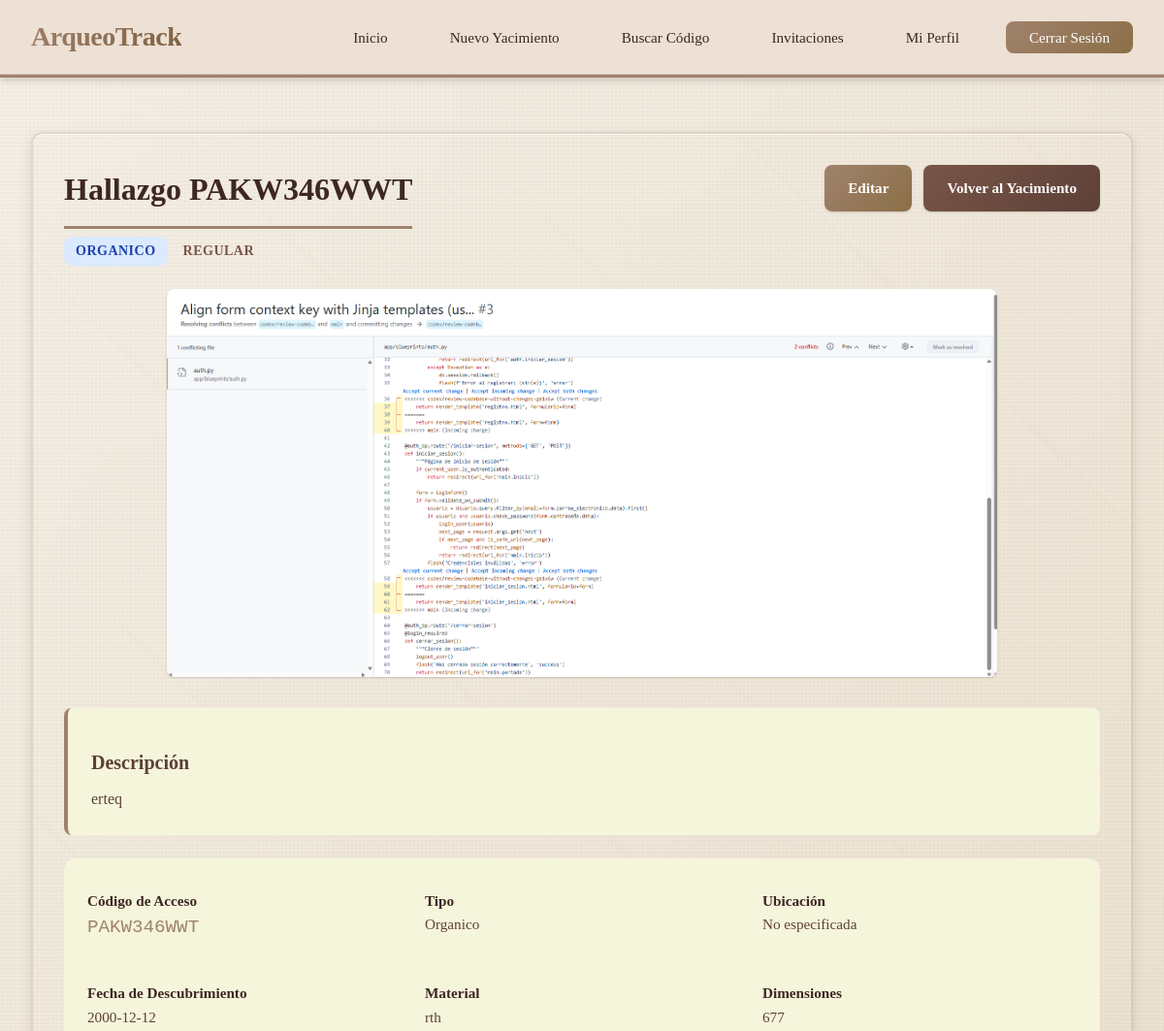
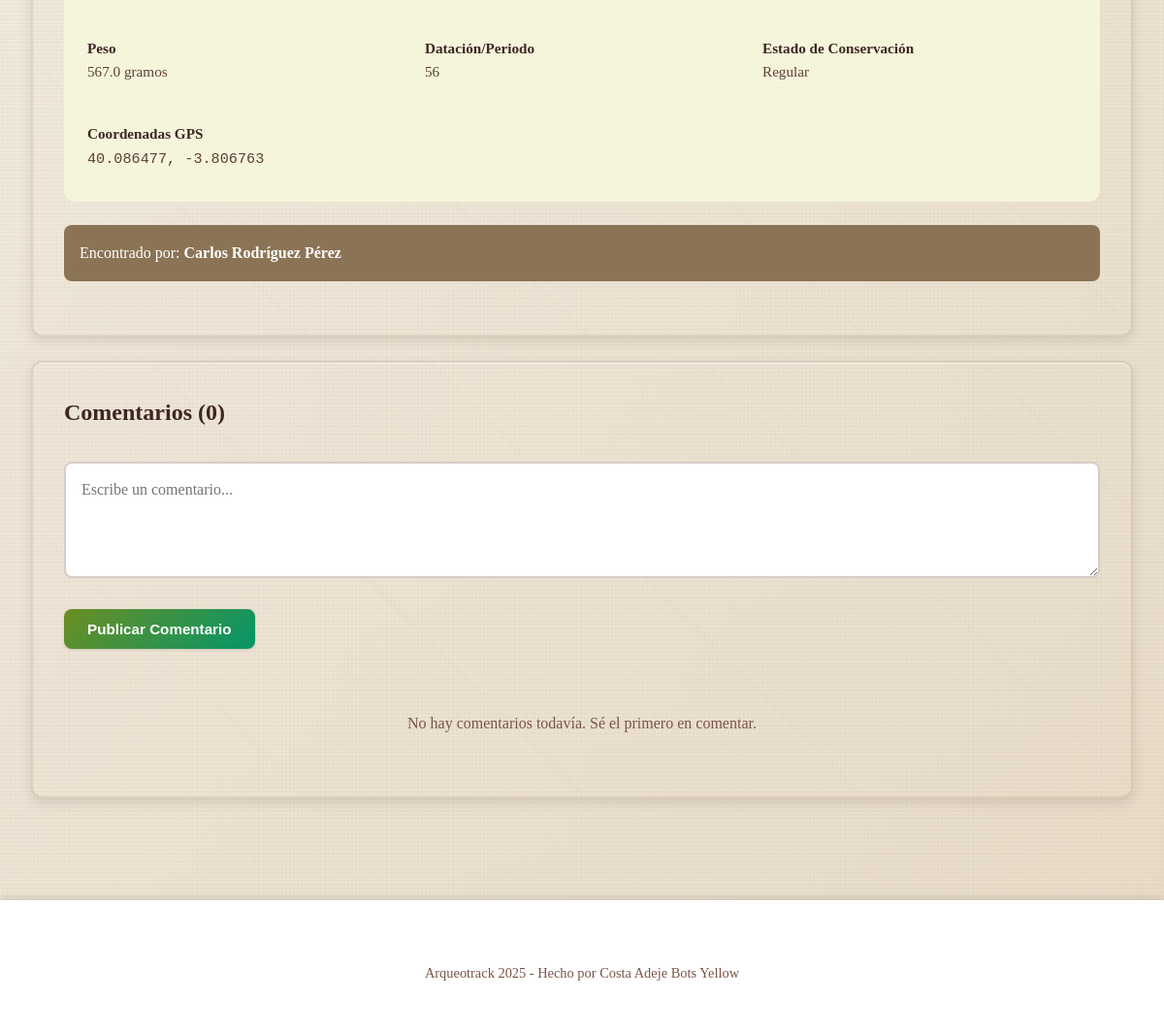
The page /hallazgo/1 (signed in) on the database its author committed (2 pictures, top to bottom).
### app/models/hallazgo.py (models this page shows, shortened)
class Hallazgo(db.Model):
    __tablename__ = 'hallazgos'
    id = db.Column(db.Integer, primary_key=True)
    codigo_acceso = db.Column(db.String(10), unique=True, nullable=False, index=True)
    user_id = db.Column(db.Integer, db.ForeignKey('usuarios.id'), nullable=False, index=True)
    yacimiento_id = db.Column(db.Integer, db.ForeignKey('yacimientos.id'), index=True)
    sector_id = db.Column(db.Integer, db.ForeignKey('sectores.id'), index=True)
    encontrado_por_id = db.Column(db.Integer, db.ForeignKey('usuarios.id'))
    tipo = db.Column(db.String(100))
    material = db.Column(db.String(100))
    datacion = db.Column(db.String(100))
    descripcion = db.Column(db.Text)
    notas = db.Column(db.Text)
    ubicacion = db.Column(db.String(200))
    lat = db.Column(db.Float)
    lng = db.Column(db.Float)
    altitud = db.Column(db.Float)
    dimensiones = db.Column(db.String(100))
    peso = db.Column(db.Float)  # En gramos
    estado_conservacion = db.Column(db.String(50))
    foto = db.Column(db.String(200))
    fecha = db.Column(db.Date)
    proceso_extraccion = db.Column(db.Text)
    destino = db.Column(db.String(200))
    fecha_registro = db.Column(db.DateTime, default=datetime.utcnow, nullable=False)
    fecha_actualizacion = db.Column(db.DateTime, default=datetime.utcnow, onupdate=datetime.utcnow)
    propietario = db.relationship(
        'Usuario',
        back_populates='hallazgos',
        foreign_keys=[user_id]
    )
    encontrado_por = db.relationship(
        'Usuario',
        back_populates='hallazgos_encontrados',
        foreign_keys=[encontrado_por_id]
    )
    yacimiento = db.relationship(
        'Yacimiento',
        back_populates='hallazgos'
    )
    sector = db.relationship(
        'Sector',
        back_populates='hallazgos'
    )
    comentarios = db.relationship(
        'Comentario',
        back_populates='hallazgo',
        cascade='all, delete-orphan',
        lazy='dynamic',
        order_by='Comentario.fecha.desc()'
    )
    eventos = db.relationship(
        'Evento',
        back_populates='hallazgo',
        lazy='dynamic'
    )
    __table_args__ = (
        db.Index('idx_hallazgos_yacimiento_fecha', 'yacimiento_id', 'fecha'),
        db.Index('idx_hallazgos_tipo', 'tipo'),
    )

### app/models/user.py (models this page shows, shortened)
class Usuario(db.Model, UserMixin):
    __tablename__ = 'usuarios'
    id = db.Column(db.Integer, primary_key=True)
    nombre_usuario = db.Column(db.String(80), unique=True, nullable=False, index=True)
    email = db.Column(db.String(120), unique=True, nullable=False, index=True)
    contraseña = db.Column('password_hash', db.String(200), nullable=False)
    nombre = db.Column(db.String(100), nullable=False)
    apellidos = db.Column(db.String(100), nullable=False)
    fecha_nacimiento = db.Column(db.Date, nullable=False)
    ocupacion = db.Column(db.String(50), nullable=True)
    fecha_registro = db.Column(db.DateTime, default=datetime.utcnow)
    activo = db.Column(db.Boolean, default=True)
    rol = db.Column(db.String(20), default='arqueologo')
    yacimientos = db.relationship('Yacimiento', back_populates='propietario', lazy='dynamic')
    hallazgos = db.relationship('Hallazgo', back_populates='propietario', lazy='dynamic', foreign_keys='Hallazgo.user_id')
    hallazgos_encontrados = db.relationship('Hallazgo', back_populates='encontrado_por', lazy='dynamic', foreign_keys='Hallazgo.encontrado_por_id')
    eventos = db.relationship('Evento', back_populates='usuario', lazy='dynamic')
    comentarios = db.relationship('Comentario', back_populates='usuario', lazy='dynamic')
    fases_responsable = db.relationship('FaseProyecto', back_populates='responsable', lazy='dynamic')
    invitaciones_enviadas = db.relationship('Invitacion', back_populates='invitado_por', lazy='dynamic', foreign_keys='Invitacion.invitado_por_id')
    invitaciones_recibidas = db.relationship('Invitacion', back_populates='invitado', lazy='dynamic', foreign_keys='Invitacion.invitado_id')
    def has_permission(self, yacimiento_id, permission):
        from app.models.invitacion import Invitacion
        from app.models.yacimiento import Yacimiento
        yacimiento = Yacimiento.query.get(yacimiento_id)
        if not yacimiento:
            return False, None
        if self.id == yacimiento.user_id:
            return True, 'propietario'
        invitacion = Invitacion.query.filter_by(
            yacimiento_id=yacimiento_id,
            invitado_id=self.id,
            estado='aceptada'
        ).first()
        if not invitacion:
            return False, None
        tiene_permiso = tiene_permiso_rol(invitacion.rol, permission)
        return tiene_permiso, invitacion.rol

### app/blueprints/hallazgo.py (the view)
@hallazgo_bp.route('/hallazgo/<int:hallazgo_id>')
@login_required
def detalle(hallazgo_id):
    hallazgo = Hallazgo.query.get_or_404(hallazgo_id)
    puede_ver, _ = current_user.has_permission(hallazgo.yacimiento_id, 'read')
    if hallazgo.user_id != current_user.id and not puede_ver:
        abort(403)
    puede_editar_rol, _ = current_user.has_permission(hallazgo.yacimiento_id, 'edit')
    puede_editar = hallazgo.user_id == current_user.id or puede_editar_rol
    comentarios = Comentario.query.filter_by(hallazgo_id=hallazgo_id).order_by(Comentario.fecha.desc()).all()
    return render_template(
        'hallazgos/detalle.html',
        hallazgo=hallazgo,
        comentarios=comentarios,
        puede_editar=puede_editar,
        time_ago=time_ago
    )

### templates/hallazgos/detalle.html (shortened to what this page needs)
{% extends "base.html" %}
{% block content %}
<div class="main-content">
    <div class="card">
        <div style="display: flex; justify-content: space-between; align-items: start; flex-wrap: wrap; gap: 1rem; margin-bottom: 1.5rem;">
            <div>
                <h1 style="margin-bottom: 0.5rem;">Hallazgo {{ hallazgo.codigo_acceso }}</h1>
                <p style="color: var(--gray); margin: 0;">
                    <span class="badge badge-info">{{ hallazgo.tipo|title if hallazgo.tipo else 'Sin clasificar' }}</span>
                    {% if hallazgo.estado_conservacion %}
                    <span class="badge badge-secondary">{{ hallazgo.estado_conservacion|title }}</span>
                    {% endif %}
                </p>
            </div>
            <div class="button-group" style="margin: 0;">
                <a href="/editar_hallazgo/{{ hallazgo.id }}" class="btn">Editar</a>
                <a href="/yacimiento/{{ hallazgo.yacimiento_id }}" class="btn btn-secondary">Volver al Yacimiento</a>
            </div>
        </div>
        {% if hallazgo.foto %}
        <div style="margin: 1.5rem 0; text-align: center;">
            <img src="/uploads/{{ hallazgo.foto }}" alt="Foto del hallazgo" style="max-width: 100%; max-height: 400px; border-radius: var(--border-radius); box-shadow: var(--shadow);">
        </div>
        {% endif %}
        {% if hallazgo.descripcion %}
        <div style="margin: 1.5rem 0; padding: 1.5rem; background: var(--light-gray); border-radius: var(--border-radius); border-left: 4px solid var(--primary-color);">
            <h3>Descripción</h3>
            <p style="color: var(--dark-secondary); line-height: 1.7; margin: 0.5rem 0 0 0;">
                {{ hallazgo.descripcion }}
            </p>
        </div>
        {% endif %}
        <div class="detail-grid" style="display: grid; grid-template-columns: repeat(auto-fit, minmax(250px, 1fr)); gap: 1.5rem; padding: 1.5rem; background: var(--light-gray); border-radius: var(--border-radius-lg);">
            <div class="detail-item">
                <strong>Código de Acceso</strong><br>
                <span style="color: var(--primary-color); font-family: monospace; font-size: 1.2rem;">{{ hallazgo.codigo_acceso }}</span>
            </div>
            <div class="detail-item">
                <strong>Tipo</strong><br>
                <span style="color: var(--dark-secondary);">{{ hallazgo.tipo|title if hallazgo.tipo else 'No especificado' }}</span>
            </div>
            <div class="detail-item">
                <strong>Ubicación</strong><br>
                <span style="color: var(--dark-secondary);">{{ hallazgo.ubicacion or 'No especificada' }}</span>
            </div>
            <div class="detail-item">
                <strong>Fecha de Descubrimiento</strong><br>
                <span style="color: var(--dark-secondary);">{{ hallazgo.fecha or 'No especificada' }}</span>
            </div>
            {% if hallazgo.material %}
            <div class="detail-item">
                <strong>Material</strong><br>
                <span style="color: var(--dark-secondary);">{{ hallazgo.material }}</span>
            </div>
            {% endif %}
            {% if hallazgo.dimensiones %}
            <div class="detail-item">
                <strong>Dimensiones</strong><br>
                <span style="color: var(--dark-secondary);">{{ hallazgo.dimensiones }}</span>
            </div>
            {% endif %}
            {% if hallazgo.peso %}
            <div class="detail-item">
                <strong>Peso</strong><br>
                <span style="color: var(--dark-secondary);">{{ hallazgo.peso }} gramos</span>
            </div>
            {% endif %}
            {% if hallazgo.datacion %}
            <div class="detail-item">
                <strong>Datación/Periodo</strong><br>
                <span style="color: var(--dark-secondary);">{{ hallazgo.datacion }}</span>
            </div>
            {% endif %}
            {% if hallazgo.estado_conservacion %}
            <div class="detail-item">
                <strong>Estado de Conservación</strong><br>
                <span style="color: var(--dark-secondary);">{{ hallazgo.estado_conservacion|title }}</span>
            </div>
            {% endif %}
            {% if hallazgo.lat and hallazgo.lng %}
            <div class="detail-item" style="grid-column: span 2;">
                <strong>Coordenadas GPS</strong><br>
                <span style="color: var(--dark-secondary); font-family: monospace;">{{ hallazgo.lat }}, {{ hallazgo.lng }}</span>
            </div>
            {% endif %}
        </div>
        {% if hallazgo.encontrado_por %}
        <div style="margin: 1.5rem 0; padding: 1rem; background: var(--info-color); color: white; border-radius: var(--border-radius);">
            Encontrado por: <strong>{{ hallazgo.encontrado_por.nombre }} {{ hallazgo.encontrado_por.apellidos }}</strong>
        </div>
        {% endif %}
    </div>
    <div class="card">
        <h2 style="margin-bottom: 1.5rem; border: none;">Comentarios ({{ comentarios|length }})</h2>
        <form method="POST" action="/comentar_hallazgo/{{ hallazgo.id }}" style="margin-bottom: 2rem;">
            <div class="form-group">
                <textarea name="texto" class="form-control" rows="3" placeholder="Escribe un comentario..." required></textarea>
            </div>
            <button type="submit" class="btn btn-success">Publicar Comentario</button>
        </form>
        {% if comentarios %}
        <div style="display: flex; flex-direction: column; gap: 1rem;">
            {% for comentario in comentarios %}
            <div style="padding: 1rem; background: var(--light-gray); border-radius: var(--border-radius); border-left: 3px solid var(--primary-color);">
                <div style="display: flex; justify-content: space-between; align-items: start; margin-bottom: 0.5rem;">
                    <strong style="color: var(--primary-color);">{{ comentario.usuario.nombre_usuario }}</strong>
                    <span style="color: var(--gray); font-size: var(--font-sm);">{{ comentario.fecha.strftime('%d/%m/%Y %H:%M') }}</span>
                </div>
                <p style="margin: 0; color: var(--dark-secondary);">{{ comentario.texto }}</p>
                {% if comentario.usuario_id == current_user.id or hallazgo.user_id == current_user.id %}
                <form method="POST" action="/eliminar_comentario/{{ comentario.id }}" style="margin-top: 0.5rem;">
                    <input type="hidden" name="csrf_token" value="{{ csrf_token() }}">
                    <button type="submit" class="btn btn-danger" style="padding: 0.25rem 0.5rem; font-size: var(--font-sm);" onclick="return confirm('¿Eliminar este comentario?')">Eliminar</button>
                </form>
                {% endif %}
            </div>
            {% endfor %}
        </div>
        {% else %}
        <p style="color: var(--gray); text-align: center; padding: 2rem;">No hay comentarios todavía. Sé el primero en comentar.</p>
        {% endif %}
    </div>
</div>
{% endblock %}

### rows shown on the page
Hallazgo: codigo_acceso "PAKW346WWT", tipo "ORGANICO", estado_conservacion "REGULAR", foto (picture), descripcion "erteq", tipo "Organico", ubicacion "No especificada", fecha "2000-12-12", material "rth", dimensiones "677", peso "567.0", datacion "56", estado_conservacion "Regular", lat "40.086477", lng "-3.806763"
Usuario: encontrado_por.nombre "Carlos", encontrado_por.apellidos "Rodríguez Pérez"

### other values the page prints
{{ comentarios|length }} "0"
